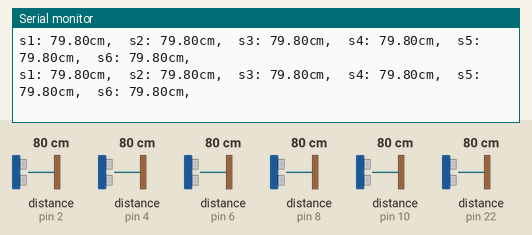
The sketch below on a simulated Arduino Mega 2560, built with avr-gcc and run on an emulated ATmega2560. Parts: the last lines printed to the serial monitor. Wiring (inferred from the names in the program): 6 × ultrasonic range finder: trigger pin 3, echo pin 2 / trigger pin 5, echo pin 4 / trigger pin 7, echo pin 6 / trigger pin 9, echo pin 8 / trigger pin 11, echo pin 10 / trigger pin 23, echo pin 22. The inputs (shaded band) are chosen by the test bench; at power-on: distance to the obstacle (sensors on pin 2, pin 4, pin 6, pin 8, pin 10, pin 22) 80 cm. The echo pulse lasts 58.3 µs per cm.

Above: at 1.2 s.
1.3 s: distance to the obstacle (sensor on pin 2) set to 2 cm
At 1.41 s:
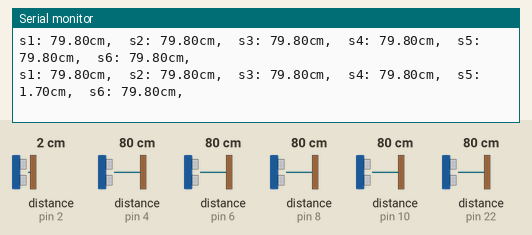
4.3 s: distance to the obstacle (sensor on pin 4) set to 2 cm
At 4.33 s:
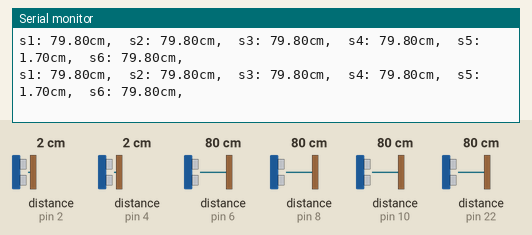
7.3 s: distance to the obstacle (sensor on pin 6) set to 2 cm
At 7.3 s:
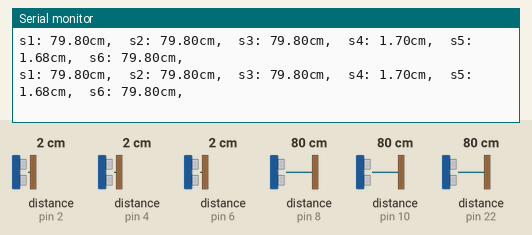
10.3 s: distance to the obstacle (sensor on pin 8) set to 2 cm
At 10.32 s:
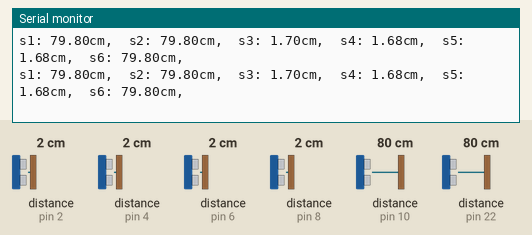
13.3 s: distance to the obstacle (sensor on pin 10) set to 2 cm
At 13.31 s:
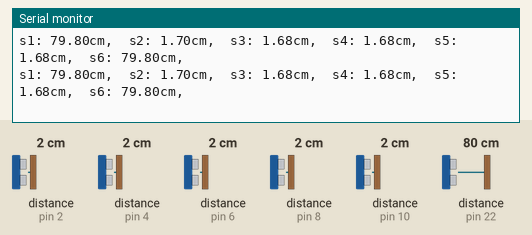
16.3 s: distance to the obstacle (sensor on pin 22) set to 2 cm
At 16.35 s:
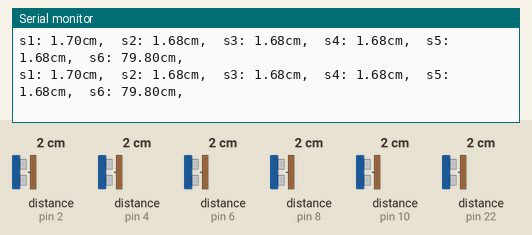
Timing chart, 0 to 19.3 s (numbered marks = the images above; inputs shaded):
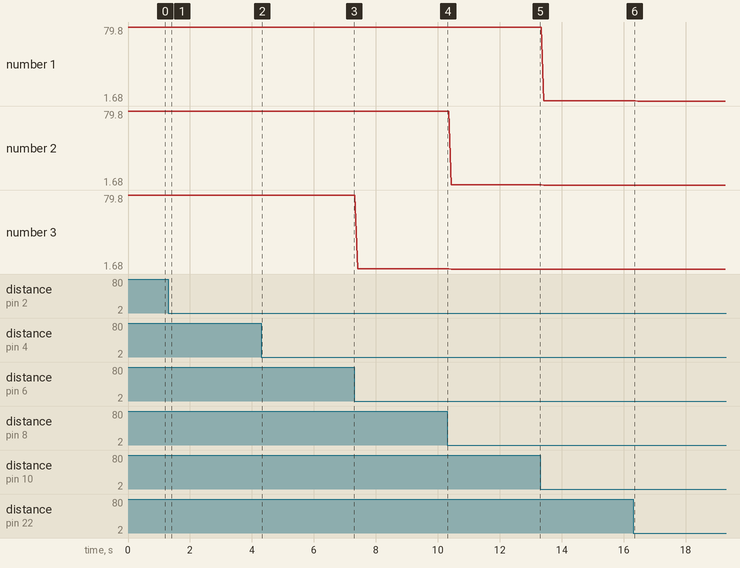

Measured:
- after the input at 1.3 s, the serial monitor: prints a new line after 0.05 s (image 1)

The sketch:

sensor_test.ino
```cpp
// Test ultrasonic sensors
// Objective: Cycle through each sensor and test if distance is measured

// Convenient macro to retrieve the length of an array
#define LEN(X) sizeof(X) / sizeof(*X)

#define SPEED_SOUND 0.03435

// Define some constants for ultrasonics (for convenience)
#define TRIG_PIN1 11    // Trig for sensor 1
#define ECHO_PIN1 10    // Echo for sensor 1
#define TRIG_PIN2 9     // Trig for sensor 2
#define ECHO_PIN2 8     // Echo for sensor 2
#define TRIG_PIN3 7     // Trig for sensor 3
#define ECHO_PIN3 6     // Echo for sensor 3
#define TRIG_PIN4 5     // Trig for sensor 4
#define ECHO_PIN4 4     // Echo for sensor 4
#define TRIG_PIN5 3     // Trig for sensor 5
#define ECHO_PIN5 2     // Echo for sensor 5
#define TRIG_PIN6 23    // Trig for sensor 6
#define ECHO_PIN6 22    // Echo for sensor 6

// Struct here for convenience
struct Ultrasonic {
  int trigPin;
  int echoPin;
};

// Convenience array to hold ultrasonic sensor pin information
Ultrasonic sensors[] = {
  Ultrasonic {TRIG_PIN1, ECHO_PIN1},
  Ultrasonic {TRIG_PIN2, ECHO_PIN2},
  Ultrasonic {TRIG_PIN3, ECHO_PIN3},
  Ultrasonic {TRIG_PIN4, ECHO_PIN4},
  Ultrasonic {TRIG_PIN5, ECHO_PIN5},
  Ultrasonic {TRIG_PIN6, ECHO_PIN6},
};

void setup() {
  for (Ultrasonic sensor : sensors) {
    pinMode(sensor.trigPin, OUTPUT);  //Set the trigPin as output
    pinMode(sensor.echoPin, INPUT);   //Set the echoPin as input
  }

  Serial.begin(9600); // Starts serial communication to retrieve output
}

// What we want to do here for this test is to check if each sensor
// performs as intended. So, we iterate over each one at a time and
// check its status.
void loop() {
  for (int i = 0; i < LEN(sensors); i++) {
    Ultrasonic sensor = sensors[i];
    float distance = getDistance(sensor);

    Serial.print("s");
    Serial.print(i + 1);
    Serial.print(": ");
    Serial.print(distance);
    Serial.print("cm,  ");
  }

  Serial.println();
}

// Returns the traversed distance
float getDistance(Ultrasonic sensor) {
  int trigPin = sensor.trigPin;
  int echoPin = sensor.echoPin;

  // Passing `LOW` here may seem redundant. However,
  // it acts as a precaution to guarantee the pin is at a
  // low voltage state for accurate and consistent results.
  digitalWrite(trigPin, LOW);
  delayMicroseconds(2);

  // Start triggering sound waves for 10μs
  digitalWrite(trigPin, HIGH);
  delayMicroseconds(10);

  // Stop ultrasonic from emitting sound waves
  digitalWrite(trigPin, LOW);

  // Measure duration of `HIGH` pulse
  float duration = pulseIn(echoPin, HIGH);

  // Return calculated distance
  return (duration / 2) * SPEED_SOUND;
}
```
